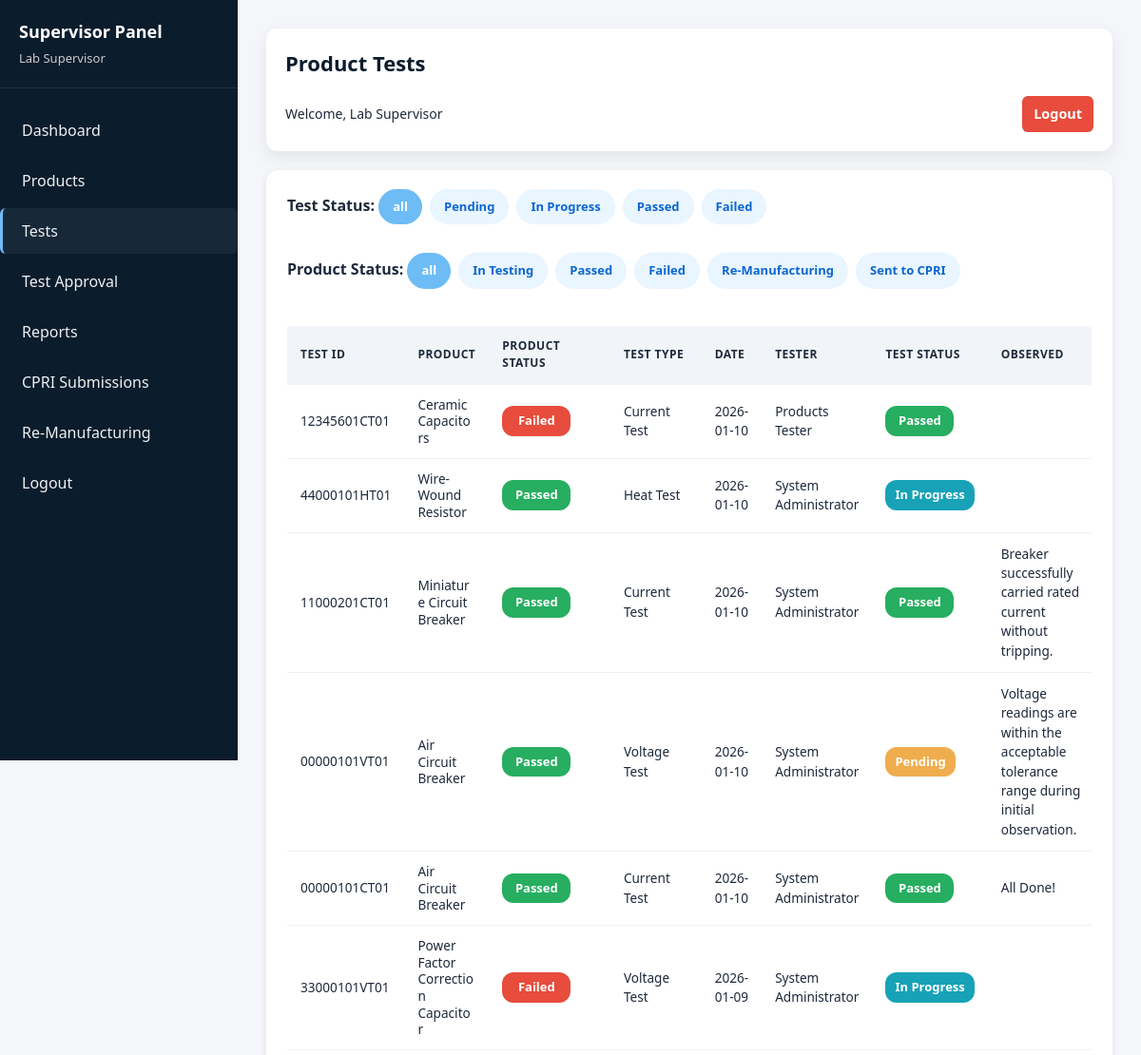
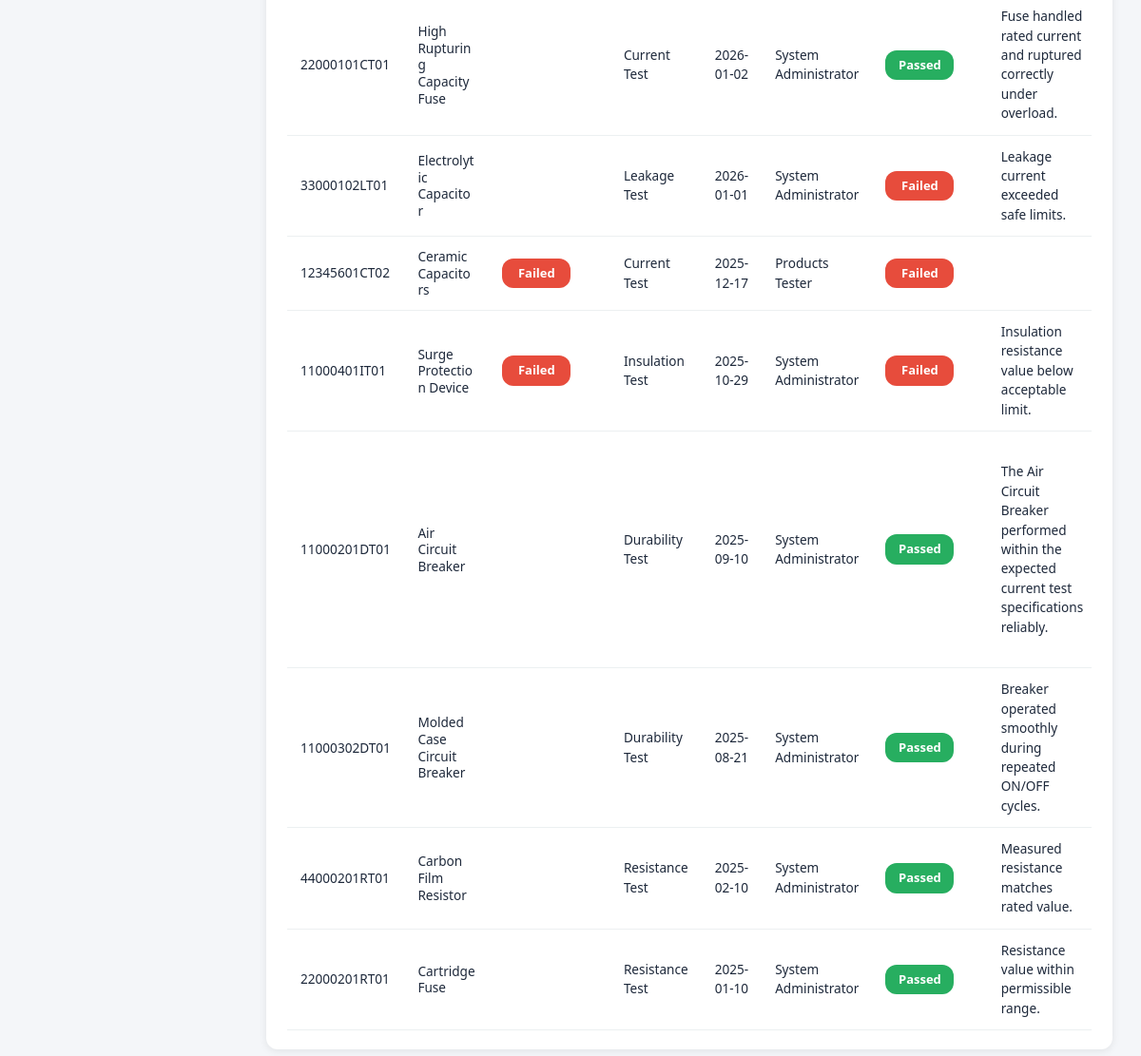
Page /backend/supervisor/modules/products/tests.php (signed in) on the committed database (2 pictures, top to bottom).
### tables this page shows
CREATE TABLE `tests` (
  `test_id` varchar(12) NOT NULL,
  `product_id` varchar(10) NOT NULL,
  `test_type_id` int(11) NOT NULL,
  `product_code` varchar(6) NOT NULL,
  `revision_number` varchar(2) NOT NULL,
  `testing_code` varchar(2) NOT NULL,
  `roll_number` varchar(2) NOT NULL,
  `test_date` date NOT NULL,
  `test_time` time NOT NULL,
  `tester_id` int(11) NOT NULL,
  `test_status` enum('Pending','In Progress','Passed','Failed') DEFAULT 'Pending',
  `observed_results` text DEFAULT NULL,
  `test_criteria_met` tinyint(1) DEFAULT NULL,
  `test_remarks` text DEFAULT NULL,
  `failure_reason` text DEFAULT NULL,
  `retest_required` tinyint(1) DEFAULT 0,
  `retest_count` int(11) DEFAULT 0,
  `approved_by` int(11) DEFAULT NULL,
  `approval_date` timestamp NULL DEFAULT NULL,
  `created_at` timestamp NOT NULL DEFAULT current_timestamp(),
  `updated_at` timestamp NOT NULL DEFAULT current_timestamp() ON UPDATE current_timestamp()
);

CREATE TABLE `products` (
  `product_id` varchar(10) NOT NULL,
  `product_type_id` int(11) NOT NULL,
  `product_name` varchar(150) NOT NULL,
  `product_code` varchar(6) NOT NULL,
  `revision_number` varchar(2) NOT NULL,
  `manufacturing_number` varchar(2) NOT NULL,
  `batch_number` varchar(50) DEFAULT NULL,
  `manufacturing_date` date NOT NULL,
  `quantity` int(11) DEFAULT 1,
  `specifications` text DEFAULT NULL,
  `current_status` enum('In Testing','Passed','Failed','Re-Manufacturing','Sent to CPRI') DEFAULT 'In Testing',
  `cpri_submission_date` date DEFAULT NULL,
  `remarks` text DEFAULT NULL,
  `created_by` int(11) NOT NULL,
  `created_at` timestamp NOT NULL DEFAULT current_timestamp(),
  `updated_at` timestamp NOT NULL DEFAULT current_timestamp() ON UPDATE current_timestamp()
);

CREATE TABLE `test_types` (
  `test_type_id` int(11) NOT NULL,
  `test_type_code` varchar(6) NOT NULL,
  `test_type_name` varchar(100) NOT NULL,
  `test_description` text DEFAULT NULL,
  `test_criteria` text DEFAULT NULL,
  `test_parameters` text DEFAULT NULL,
  `department` varchar(50) DEFAULT NULL,
  `is_active` tinyint(1) DEFAULT 1,
  `created_at` timestamp NOT NULL DEFAULT current_timestamp()
);

CREATE TABLE `users` (
  `user_id` int(11) NOT NULL,
  `username` varchar(50) NOT NULL,
  `password` varchar(255) NOT NULL,
  `full_name` varchar(100) NOT NULL,
  `email` varchar(100) NOT NULL,
  `phone` varchar(15) DEFAULT NULL,
  `user_type` enum('Admin','Tester','Supervisor') NOT NULL,
  `is_active` tinyint(1) DEFAULT 1,
  `created_at` timestamp NOT NULL DEFAULT current_timestamp(),
  `last_login` timestamp NULL DEFAULT NULL
);

### backend/supervisor/modules/products/tests.php (the view, shortened to what this page needs)
<?php
require_once "../../../config/database.php";
$user_name = isset($_SESSION['full_name']) ? $_SESSION['full_name'] : 'Supervisor';
$filter_test_status = $_GET['test_status'] ?? 'all';
$filter_product_status = $_GET['product_status'] ?? 'all';
$filter_test_status = trim($filter_test_status);
$filter_product_status = trim($filter_product_status);
$conditions = [];
$where = count($conditions) ? "WHERE " . implode(" AND ", $conditions) : "";
$sql = "
SELECT
    t.test_id,
    t.test_date,
    t.test_time,
    t.test_status,
    t.observed_results,
    t.test_remarks,
    t.approval_date,
    p.product_name,
    p.current_status AS product_status,
    tt.test_type_name,
    u.full_name AS tester_name,
    CASE
        WHEN t.test_status = 'Passed' THEN 'Approved'
        WHEN t.test_status = 'Failed' THEN 'Rejected'
        ELSE 'Pending'
    END AS approval_status
FROM tests t
JOIN products p ON t.product_id = p.product_id
JOIN test_types tt ON t.test_type_id = tt.test_type_id
LEFT JOIN users u ON t.tester_id = u.user_id
$where
ORDER BY t.test_date DESC, t.test_time DESC
";
$result = $conn->query($sql);
?>
<!DOCTYPE html>
<html lang="en">
<head>
<link rel="stylesheet" href="../../public/style.css">
</head>
<body>
    <div class="dashboard-container">
        <aside class="sidebar">
            <div class="sidebar-header">
                <h2>Supervisor Panel</h2>
                <p><?php echo htmlspecialchars($user_name); ?></p>
            </div>
            <ul class="sidebar-menu">
                <li><a href="../../index.php">Dashboard</a></li>
                <li><a href="list.php">Products</a></li>
                <li><a href="tests.php" class="active">Tests</a></li>
                <li><a href="test_approval.php">Test Approval</a></li>
                <li><a href="../reports/index.php">Reports</a></li>
                <li><a href="../cpri/list.php">CPRI Submissions</a></li>
                <li><a href="../remanufacturing/list.php">Re-Manufacturing</a></li>
                <li><a href="../../../logout.php">Logout</a></li>
            </ul>
        </aside>
        <main class="main-content">
            <div class="top-bar">
                <h1>Product Tests</h1>
                <div class="user-info">Welcome, <?php echo htmlspecialchars($user_name); ?> <a href="../../../logout.php" class="logout-btn" style="margin-left:12px;text-decoration:none;padding:8px 12px;background:#e74c3c;color:#fff;border-radius:6px;">Logout</a></div>
            </div>
            <div class="content-section">
                <div style="margin-bottom:12px;">
                    <div style="margin-bottom:10px;">
                        <strong>Test Status: </strong>
                        <?php
                        $test_statuses = ['all','Pending','In Progress','Passed','Failed'];
                        foreach ($test_statuses as $s) {
                            $active = ($filter_test_status === $s) ? 'active' : '';
                            $url = "?test_status=$s&product_status=$filter_product_status";
                            echo "<a class='filter-pill $active' href='$url'>$s</a>";
                        }
                        ?>
                    </div>
                    <div>
                        <strong>Product Status: </strong>
                        <?php
                        $product_statuses = ['all','In Testing','Passed','Failed','Re-Manufacturing','Sent to CPRI'];
                        foreach ($product_statuses as $s) {
                            $active = ($filter_product_status === $s) ? 'active' : '';
                            $url = "?test_status=$filter_test_status&product_status=$s";
                            echo "<a class='filter-pill $active' href='$url'>$s</a>";
                        }
                        ?>
                    </div>
                </div>
                <div class="table-responsive">
                    <table>
                        <thead>
                            <tr>
                                <th class="col-id">Test ID</th>
                                <th class="col-product">Product</th>
                                <th class="col-product-status">Product Status</th>
                                <th class="col-testtype">Test Type</th>
                                <th class="col-date">Date</th>
                                <th class="col-tester">Tester</th>
                                <th class="col-teststatus">Test Status</th>
                                <th class="col-observed">Observed</th>
                            </tr>
                        </thead>
                        <tbody>
                            <?php if ($result && $result->num_rows > 0): ?>
                                <?php while($r = $result->fetch_assoc()):
                                    $testStatusClass = str_replace(" ","",$r['test_status']);
                                    $productStatusClass = str_replace(" ","",$r['product_status']);
                                ?>
                                    <tr>
                                        <td class="col-id"><?php echo htmlspecialchars($r['test_id']); ?></td>
                                        <td class="col-product"><div class="product-cell"><?php echo htmlspecialchars($r['product_name']); ?></div></td>
                                        <td class="col-product-status"><span class="badge <?php echo htmlspecialchars($productStatusClass); ?>"><?php echo htmlspecialchars($r['product_status']); ?></span></td>
                                        <td class="col-testtype"><?php echo htmlspecialchars($r['test_type_name']); ?></td>
                                        <td class="col-date"><?php echo htmlspecialchars($r['test_date']); ?></td>
                                        <td class="col-tester"><?php echo htmlspecialchars($r['tester_name'] ?? '-'); ?></td>
                                        <td class="col-teststatus"><span class="badge <?php echo htmlspecialchars($testStatusClass); ?>"><?php echo htmlspecialchars($r['test_status']); ?></span></td>
                                        <td class="col-observed"><?php echo htmlspecialchars($r['observed_results'] ?? '-'); ?></td>
                                    </tr>
                                <?php endwhile; ?>
                            <?php else: ?>
                                <tr><td colspan="10">NO TESTS FOUND</td></tr>
                            <?php endif; ?>
                        </tbody>
                    </table>
                </div>
            </div>
        </main>
    </div>
</body>
</html>

### backend/supervisor/public/style.css (style rules this page uses)
:root { --navy:#0b1c2d; --text:#1e293b; --accent:#6dbcf6; --glass:#ffffff; --success:#d4edda; --success-text:#155724; --error:#f8d7da; --error-text:#721c24; --info:#d1ecf1; --info-text:#0c5460; --warning:#fff3cd; --warning-text:#856404; --purple:#f0e6ff; --purple-text:#4b2c6f; }
* { margin:0; padding:0; box-sizing:border-box; }
body { font-family:"Segoe UI",sans-serif; background:#f4f6f9; color:var(--text); overflow-x:hidden; }
.dashboard-container { display:flex; width:100%; min-height:100vh; }
.sidebar { width:260px; background:var(--navy); color:#fff; padding:20px 0; height:100vh; position:sticky; top:0; flex-shrink:0; }
.sidebar-header { padding:0 20px 20px; border-bottom:1px solid rgba(255,255,255,0.1); }
.sidebar-header h2 { font-size:18px; }
.sidebar-header p { font-size:13px;color:#cbd5e1; }
.sidebar-menu { list-style:none;padding:20px 0; }
.sidebar-menu a { display:block; padding:12px 20px; text-decoration:none; color:#fff; transition:.3s; }
.sidebar-menu a { display:block; padding:12px 20px; color:#ecf0f1; border-left:3px solid transparent; border-radius:6px; transition:0.3s; }
.sidebar-menu a:hover, .sidebar-menu a.active { background: rgba(255,255,255,0.05); border-left:3px solid var(--accent); }
.main-content { flex:1; padding:24px; width:100%; min-width:0; }
.top-bar { background:#fff; border-radius:12px; padding:16px 20px; margin-bottom:20px; display:flex; flex-wrap:wrap; width:100%; box-shadow:0 2px 6px rgba(0,0,0,.08); }
.top-bar h1 { width:100%; font-size:22px; margin-bottom:8px; }
.user-info { width:100%; display:flex; justify-content:space-between; align-items:center; }
.logout-btn { background:#e74c3c; color:#fff; padding:8px 14px; border-radius:6px; text-decoration:none; font-size:.85rem; }
.content-section { background:#fff; padding:20px; border-radius:12px; width:100%; }
.content-section > div { display:flex; gap:12px; width:100%; flex-wrap:wrap; }
.table-responsive { width:100%; overflow-x:auto; margin-top:16px; }
table { width:100%; min-width:720px; border-collapse:collapse; }
th,td { padding:12px; text-align:left; font-size:.9rem; }
th { background:#f1f5f9; text-transform:uppercase; font-size:.8rem; }
@media (min-width:1200px) { .main-content { padding:32px; } }
.badge { display: inline-block; padding: 6px 12px; border-radius: 14px; font-size: 0.8rem; font-weight: 600; text-align: center; }
table th, table td { vertical-align: middle; }
.table-responsive table tr td span.badge { white-space: nowrap; }
.logout-btn { background: #e74c3c; color: white; padding: 8px 14px; border-radius: 6px; text-decoration: none; font-size: 0.9rem; transition: all 0.3s ease; }
.sidebar { width:260px; background:var(--navy); color:#fff; height:100vh; top:0; flex-shrink:0; display:flex; flex-direction:column; }
.sidebar-header { padding:0 20px 20px; border-bottom:1px solid rgba(255,255,255,0.1); flex-shrink:0; }
.sidebar-menu { list-style:none; padding:20px 0; flex:1; overflow-y:auto; overflow-x:hidden; scrollbar-width: thin; scrollbar-color: var(--accent) rgba(255,255,255,0.1); }
.sidebar-menu a { display:block; padding:12px 20px; text-decoration:none; color:#ecf0f1; border-left:3px solid transparent; border-radius:6px; transition:0.3s; }
.content-section table { width:100%; border-collapse:collapse; min-width:720px; }
.content-section th, .content-section td { padding:12px 14px; font-size:0.85rem; text-align:left; vertical-align:middle; }
.content-section th { background:#f1f5f9; font-size:0.75rem; text-transform:uppercase; letter-spacing:0.04em; }
.content-section { overflow-x:auto; }
.badge { display:inline-block; padding:6px 12px; font-size:0.75rem; font-weight:600; border-radius:14px; white-space:nowrap; }

### rows in the picture
tests: test_id "12345601CT01", product.product_name "Ceramic Capacitors", product.current_status "Failed", test_type.test_type_name "Current Test", test_date "2026-01-10", tester.full_name "Products Tester", test_status "Passed"
tests: test_id "44000101HT01", product.product_name "Wire-Wound Resistor", product.current_status "Passed", test_type.test_type_name "Heat Test", test_date "2026-01-10", tester.full_name "System Administrator", test_status "In Progress"
tests: test_id "11000201CT01", product.product_name "Miniature Circuit Breaker", product.current_status "Passed", test_type.test_type_name "Current Test", test_date "2026-01-10", tester.full_name "System Administrator", test_status "Passed", observed_results "Breaker successfully carried rated current without tripping."
tests: test_id "00000101VT01", product.product_name "Air Circuit Breaker", product.current_status "Passed", test_type.test_type_name "Voltage Test", test_date "2026-01-10", tester.full_name "System Administrator", test_status "Pending", observed_results "Voltage readings are within the acceptable tolerance range during initial observation."
tests: test_id "00000101CT01", product.product_name "Air Circuit Breaker", product.current_status "Passed", test_type.test_type_name "Current Test", test_date "2026-01-10", tester.full_name "System Administrator", test_status "Passed", observed_results "All Done!"
tests: test_id "33000101VT01", product.product_name "Power Factor Correction Capacitor", product.current_status "Failed", test_type.test_type_name "Voltage Test", test_date "2026-01-09", tester.full_name "System Administrator", test_status "In Progress"
tests: test_id "22000101CT01", product.product_name "High Rupturing Capacity Fuse", test_type.test_type_name "Current Test", test_date "2026-01-02", tester.full_name "System Administrator", test_status "Passed", observed_results "Fuse handled rated current and ruptured correctly under overload."
tests: test_id "33000102LT01", product.product_name "Electrolytic Capacitor", test_type.test_type_name "Leakage Test", test_date "2026-01-01", tester.full_name "System Administrator", test_status "Failed", observed_results "Leakage current exceeded safe limits."
tests: test_id "12345601CT02", product.product_name "Ceramic Capacitors", product.current_status "Failed", test_type.test_type_name "Current Test", test_date "2025-12-17", tester.full_name "Products Tester", test_status "Failed"
tests: test_id "11000401IT01", product.product_name "Surge Protection Device", product.current_status "Failed", test_type.test_type_name "Insulation Test", test_date "2025-10-29", tester.full_name "System Administrator", test_status "Failed", observed_results "Insulation resistance value below acceptable limit."
tests: test_id "11000201DT01", product.product_name "Air Circuit Breaker", test_type.test_type_name "Durability Test", test_date "2025-09-10", tester.full_name "System Administrator", test_status "Passed", observed_results "The Air Circuit Breaker performed within the expected current test specifications reliably."
tests: test_id "11000302DT01", product.product_name "Molded Case Circuit Breaker", test_type.test_type_name "Durability Test", test_date "2025-08-21", tester.full_name "System Administrator", test_status "Passed", observed_results "Breaker operated smoothly during repeated ON/OFF cycles."
tests: test_id "44000201RT01", product.product_name "Carbon Film Resistor", test_type.test_type_name "Resistance Test", test_date "2025-02-10", tester.full_name "System Administrator", test_status "Passed", observed_results "Measured resistance matches rated value."
tests: test_id "22000201RT01", product.product_name "Cartridge Fuse", test_type.test_type_name "Resistance Test", test_date "2025-01-10", tester.full_name "System Administrator", test_status "Passed", observed_results "Resistance value within permissible range."

### other values in the picture
$user_name "Lab Supervisor"
$s "all"
$s "Pending"
$s "In Progress"
$s "Passed"
$s "Failed"
$s "In Testing"
$s "Re-Manufacturing"
$s "Sent to CPRI"
